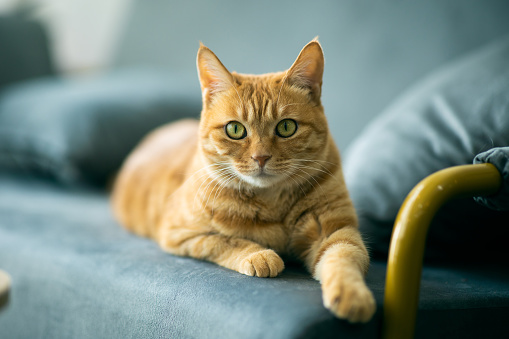
#> input picture SC.jpg, 509 x 339 px
$ python cal_energy.py SC.jpg out.png
#> lines starting #> are read from the running program, lines starting #| are printed output that depends on the picture
#> in main, img is the input picture: shape (339, 509, 3); mean R, G, B 123.9, 135.3, 123.3
'''
导出能量图
Usage: python cal_energy.py  <image_in> <image_out>
'''
import sys
import os
import time
#数学运算库
import numpy as np
from imageio import imread,imwrite
from scipy.ndimage import convolve

#这个库不是必须的，用来提供进度条
from tqdm import trange

#能量函数
#使用了sobel算子，Google下sobel算子就知道大概过程了
def calc_energy(img):
    #np.array函数创建了一个类似矩阵的东西
    #一个二维数组
    filter_x = np.array([
        [1.0, 2.0, 1.0],
        [0.0, 0.0, 0.0],
        [-1.0, -2.0, -1.0],
    ])
    #stack函数
    filter_x = np.stack([filter_x] * 3, axis=2)

    filter_y = np.array([
        [1.0, 0.0, -1.0],
        [2.0, 0.0, -2.0],
        [1.0, 0.0, -1.0],
    ])
    filter_y = np.stack([filter_y] * 3, axis=2)

    #类型转化，转化为float
    img = img.astype('float32')

    #计算卷积和
    convolved = np.absolute(convolve(img, filter_x)) + np.absolute(convolve(img, filter_y))
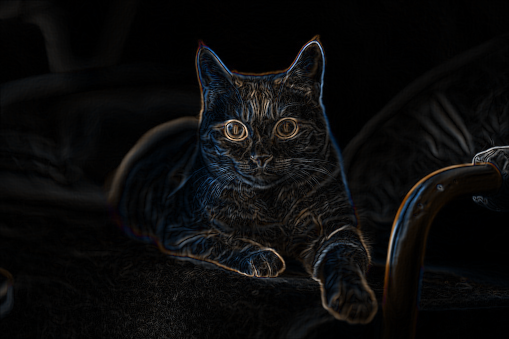
#> convolved: shape (339, 509, 3) float32; mean R, G, B 135.1, 133.5, 135.9; drawn with min black and max white
    #将红绿蓝通道中的能量相加
    energy_map = convolved.sum(axis=2)
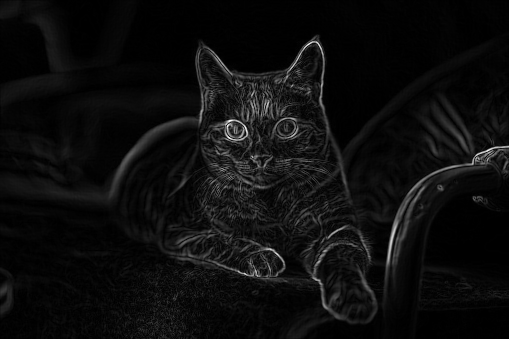
#> energy_map: shape (339, 509) float32; min 0, max 7578, mean 404.5; drawn with min black and max white

    return energy_map

def main():
    in_filename = sys.argv[1]
    out_filename = sys.argv[2]

    img = imread(in_filename)
    out = calc_energy(img)
    imwrite(out_filename, out)

if __name__ == '__main__':
    main()

$ run again, on cat3.jpg
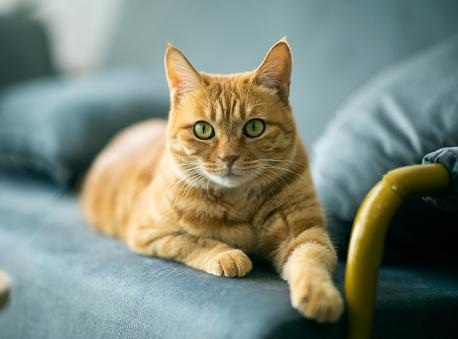
#> input picture cat3.jpg, 458 x 339 px
#> in main, img is the input picture: shape (339, 458, 3); mean R, G, B 125.3, 135.3, 122.1
#> in calc_energy, `convolved = np.absolute(convolve(img, filter_x)) + np.absolute(convolv..`:
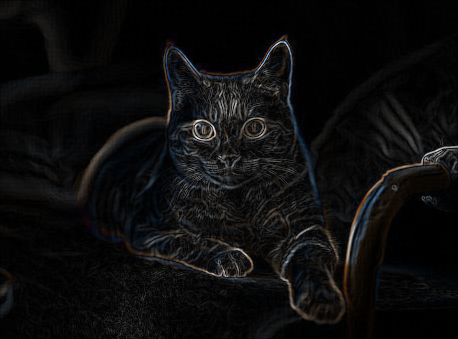
#> convolved: shape (339, 458, 3) float32; mean R, G, B 146.5, 143.7, 145.9; drawn with min black and max white
